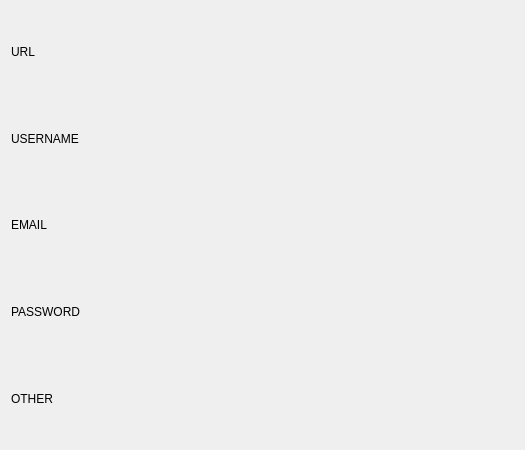
<?xml version="1.0" encoding="UTF-8"?>
<ui version="4.0">
 <class>Dialog</class>
 <widget class="QDialog" name="Dialog">
  <property name="geometry">
   <rect>
    <x>0</x>
    <y>0</y>
    <width>525</width>
    <height>450</height>
   </rect>
  </property>
  <property name="windowTitle">
   <string>Dialog</string>
  </property>
  <layout class="QVBoxLayout" name="verticalLayout">
   <item>
    <widget class="QLabel" name="urlLabel">
     <property name="text">
      <string>URL</string>
     </property>
    </widget>
   </item>
   <item>
    <widget class="QLabel" name="usernameLabel">
     <property name="text">
      <string>USERNAME</string>
     </property>
    </widget>
   </item>
   <item>
    <widget class="QLabel" name="emailLabel">
     <property name="text">
      <string>EMAIL</string>
     </property>
    </widget>
   </item>
   <item>
    <widget class="QLabel" name="passwordLabel">
     <property name="text">
      <string>PASSWORD</string>
     </property>
    </widget>
   </item>
   <item>
    <widget class="QLabel" name="otherLabel">
     <property name="text">
      <string>OTHER</string>
     </property>
    </widget>
   </item>
  </layout>
 </widget>
 <resources/>
 <connections/>
</ui>
